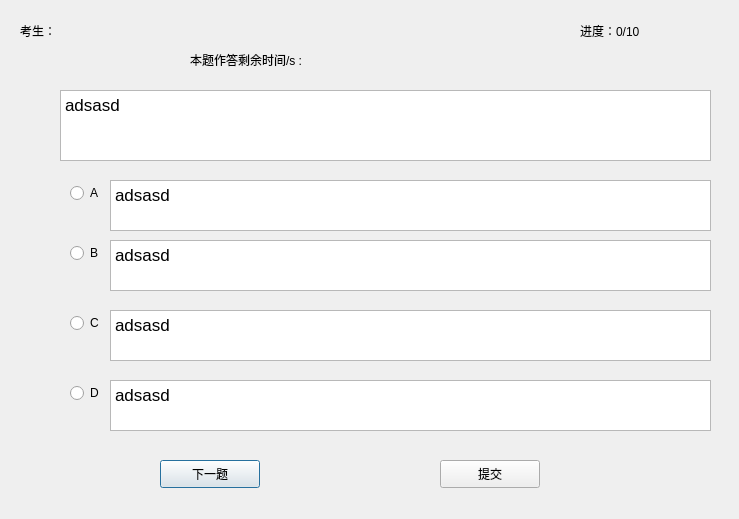
<?xml version="1.0" encoding="UTF-8"?>
<ui version="4.0">
 <class>MainDialog</class>
 <widget class="QDialog" name="MainDialog">
  <property name="geometry">
   <rect>
    <x>0</x>
    <y>0</y>
    <width>739</width>
    <height>519</height>
   </rect>
  </property>
  <property name="windowTitle">
   <string>Dialog</string>
  </property>
  <widget class="QLabel" name="labelname">
   <property name="geometry">
    <rect>
     <x>20</x>
     <y>20</y>
     <width>151</width>
     <height>21</height>
    </rect>
   </property>
   <property name="text">
    <string>考生：    </string>
   </property>
  </widget>
  <widget class="QRadioButton" name="radioButton_A">
   <property name="geometry">
    <rect>
     <x>70</x>
     <y>180</y>
     <width>41</width>
     <height>26</height>
    </rect>
   </property>
   <property name="text">
    <string>A</string>
   </property>
   <property name="iconSize">
    <size>
     <width>16</width>
     <height>16</height>
    </size>
   </property>
  </widget>
  <widget class="QRadioButton" name="radioButton_B">
   <property name="geometry">
    <rect>
     <x>70</x>
     <y>240</y>
     <width>31</width>
     <height>26</height>
    </rect>
   </property>
   <property name="text">
    <string>B</string>
   </property>
  </widget>
  <widget class="QRadioButton" name="radioButton_C">
   <property name="geometry">
    <rect>
     <x>70</x>
     <y>310</y>
     <width>41</width>
     <height>26</height>
    </rect>
   </property>
   <property name="text">
    <string>C</string>
   </property>
  </widget>
  <widget class="QRadioButton" name="radioButton_D">
   <property name="geometry">
    <rect>
     <x>70</x>
     <y>380</y>
     <width>31</width>
     <height>26</height>
    </rect>
   </property>
   <property name="text">
    <string>D</string>
   </property>
  </widget>
  <widget class="QTextBrowser" name="textquestion">
   <property name="geometry">
    <rect>
     <x>60</x>
     <y>90</y>
     <width>651</width>
     <height>71</height>
    </rect>
   </property>
   <property name="html">
    <string>&lt;!DOCTYPE HTML PUBLIC &quot;-//W3C//DTD HTML 4.0//EN&quot; &quot;http://www.w3.org/TR/REC-html40/strict.dtd&quot;&gt;
&lt;html&gt;&lt;head&gt;&lt;meta name=&quot;qrichtext&quot; content=&quot;1&quot; /&gt;&lt;style type=&quot;text/css&quot;&gt;
p, li { white-space: pre-wrap; }
&lt;/style&gt;&lt;/head&gt;&lt;body style=&quot; font-family:'Ubuntu'; font-size:13pt; font-weight:400; font-style:normal;&quot;&gt;
&lt;p style=&quot; margin-top:0px; margin-bottom:0px; margin-left:0px; margin-right:0px; -qt-block-indent:0; text-indent:0px;&quot;&gt;adsasd&lt;/p&gt;&lt;/body&gt;&lt;/html&gt;</string>
   </property>
  </widget>
  <widget class="QTextBrowser" name="textquestion_A">
   <property name="geometry">
    <rect>
     <x>110</x>
     <y>180</y>
     <width>601</width>
     <height>51</height>
    </rect>
   </property>
   <property name="html">
    <string>&lt;!DOCTYPE HTML PUBLIC &quot;-//W3C//DTD HTML 4.0//EN&quot; &quot;http://www.w3.org/TR/REC-html40/strict.dtd&quot;&gt;
&lt;html&gt;&lt;head&gt;&lt;meta name=&quot;qrichtext&quot; content=&quot;1&quot; /&gt;&lt;style type=&quot;text/css&quot;&gt;
p, li { white-space: pre-wrap; }
&lt;/style&gt;&lt;/head&gt;&lt;body style=&quot; font-family:'Ubuntu'; font-size:13pt; font-weight:400; font-style:normal;&quot;&gt;
&lt;p style=&quot; margin-top:0px; margin-bottom:0px; margin-left:0px; margin-right:0px; -qt-block-indent:0; text-indent:0px;&quot;&gt;adsasd&lt;/p&gt;&lt;/body&gt;&lt;/html&gt;</string>
   </property>
  </widget>
  <widget class="QTextBrowser" name="textquestion_B">
   <property name="geometry">
    <rect>
     <x>110</x>
     <y>240</y>
     <width>601</width>
     <height>51</height>
    </rect>
   </property>
   <property name="html">
    <string>&lt;!DOCTYPE HTML PUBLIC &quot;-//W3C//DTD HTML 4.0//EN&quot; &quot;http://www.w3.org/TR/REC-html40/strict.dtd&quot;&gt;
&lt;html&gt;&lt;head&gt;&lt;meta name=&quot;qrichtext&quot; content=&quot;1&quot; /&gt;&lt;style type=&quot;text/css&quot;&gt;
p, li { white-space: pre-wrap; }
&lt;/style&gt;&lt;/head&gt;&lt;body style=&quot; font-family:'Ubuntu'; font-size:13pt; font-weight:400; font-style:normal;&quot;&gt;
&lt;p style=&quot; margin-top:0px; margin-bottom:0px; margin-left:0px; margin-right:0px; -qt-block-indent:0; text-indent:0px;&quot;&gt;adsasd&lt;/p&gt;&lt;/body&gt;&lt;/html&gt;</string>
   </property>
  </widget>
  <widget class="QTextBrowser" name="textquestion_C">
   <property name="geometry">
    <rect>
     <x>110</x>
     <y>310</y>
     <width>601</width>
     <height>51</height>
    </rect>
   </property>
   <property name="html">
    <string>&lt;!DOCTYPE HTML PUBLIC &quot;-//W3C//DTD HTML 4.0//EN&quot; &quot;http://www.w3.org/TR/REC-html40/strict.dtd&quot;&gt;
&lt;html&gt;&lt;head&gt;&lt;meta name=&quot;qrichtext&quot; content=&quot;1&quot; /&gt;&lt;style type=&quot;text/css&quot;&gt;
p, li { white-space: pre-wrap; }
&lt;/style&gt;&lt;/head&gt;&lt;body style=&quot; font-family:'Ubuntu'; font-size:13pt; font-weight:400; font-style:normal;&quot;&gt;
&lt;p style=&quot; margin-top:0px; margin-bottom:0px; margin-left:0px; margin-right:0px; -qt-block-indent:0; text-indent:0px;&quot;&gt;adsasd&lt;/p&gt;&lt;/body&gt;&lt;/html&gt;</string>
   </property>
  </widget>
  <widget class="QTextBrowser" name="textquestion_D">
   <property name="geometry">
    <rect>
     <x>110</x>
     <y>380</y>
     <width>601</width>
     <height>51</height>
    </rect>
   </property>
   <property name="html">
    <string>&lt;!DOCTYPE HTML PUBLIC &quot;-//W3C//DTD HTML 4.0//EN&quot; &quot;http://www.w3.org/TR/REC-html40/strict.dtd&quot;&gt;
&lt;html&gt;&lt;head&gt;&lt;meta name=&quot;qrichtext&quot; content=&quot;1&quot; /&gt;&lt;style type=&quot;text/css&quot;&gt;
p, li { white-space: pre-wrap; }
&lt;/style&gt;&lt;/head&gt;&lt;body style=&quot; font-family:'Ubuntu'; font-size:13pt; font-weight:400; font-style:normal;&quot;&gt;
&lt;p style=&quot; margin-top:0px; margin-bottom:0px; margin-left:0px; margin-right:0px; -qt-block-indent:0; text-indent:0px;&quot;&gt;adsasd&lt;/p&gt;&lt;/body&gt;&lt;/html&gt;</string>
   </property>
  </widget>
  <widget class="QPushButton" name="nextpb">
   <property name="geometry">
    <rect>
     <x>160</x>
     <y>460</y>
     <width>100</width>
     <height>28</height>
    </rect>
   </property>
   <property name="text">
    <string>下一题</string>
   </property>
  </widget>
  <widget class="QPushButton" name="completepb">
   <property name="geometry">
    <rect>
     <x>440</x>
     <y>460</y>
     <width>100</width>
     <height>28</height>
    </rect>
   </property>
   <property name="text">
    <string>提交</string>
   </property>
  </widget>
  <widget class="QLabel" name="labelprocess">
   <property name="geometry">
    <rect>
     <x>580</x>
     <y>20</y>
     <width>151</width>
     <height>21</height>
    </rect>
   </property>
   <property name="text">
    <string>进度：0/10</string>
   </property>
  </widget>
  <widget class="QLabel" name="labeltimehead">
   <property name="geometry">
    <rect>
     <x>190</x>
     <y>50</y>
     <width>171</width>
     <height>20</height>
    </rect>
   </property>
   <property name="text">
    <string>本题作答剩余时间/s :</string>
   </property>
  </widget>
  <widget class="QLabel" name="labeltime">
   <property name="geometry">
    <rect>
     <x>380</x>
     <y>50</y>
     <width>76</width>
     <height>20</height>
    </rect>
   </property>
   <property name="text">
    <string/>
   </property>
   <property name="textFormat">
    <enum>Qt::AutoText</enum>
   </property>
   <property name="scaledContents">
    <bool>false</bool>
   </property>
  </widget>
 </widget>
 <resources/>
 <connections/>
</ui>
